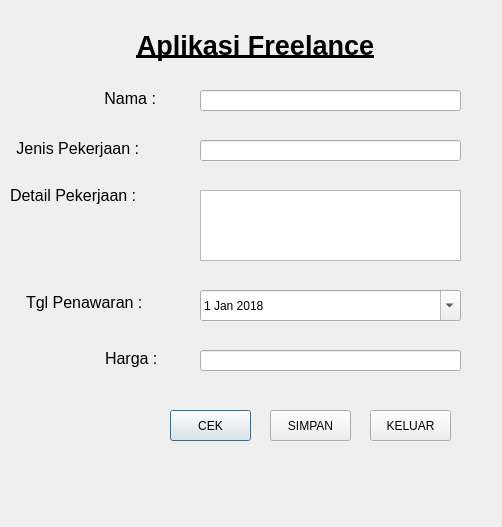
<?xml version="1.0" encoding="UTF-8"?>
<ui version="4.0">
 <class>Dialog</class>
 <widget class="QDialog" name="Dialog">
  <property name="geometry">
   <rect>
    <x>0</x>
    <y>0</y>
    <width>502</width>
    <height>527</height>
   </rect>
  </property>
  <property name="windowTitle">
   <string>Dialog</string>
  </property>
  <widget class="QLabel" name="label">
   <property name="geometry">
    <rect>
     <x>100</x>
     <y>20</y>
     <width>311</width>
     <height>51</height>
    </rect>
   </property>
   <property name="font">
    <font>
     <pointsize>20</pointsize>
     <weight>75</weight>
     <bold>true</bold>
     <underline>true</underline>
    </font>
   </property>
   <property name="text">
    <string>Aplikasi Freelance</string>
   </property>
   <property name="alignment">
    <set>Qt::AlignCenter</set>
   </property>
  </widget>
  <widget class="QLineEdit" name="lineEdit">
   <property name="geometry">
    <rect>
     <x>200</x>
     <y>90</y>
     <width>261</width>
     <height>21</height>
    </rect>
   </property>
  </widget>
  <widget class="QLabel" name="label_2">
   <property name="geometry">
    <rect>
     <x>100</x>
     <y>88</y>
     <width>71</width>
     <height>21</height>
    </rect>
   </property>
   <property name="font">
    <font>
     <pointsize>12</pointsize>
    </font>
   </property>
   <property name="text">
    <string> Nama :</string>
   </property>
  </widget>
  <widget class="QLabel" name="label_3">
   <property name="geometry">
    <rect>
     <x>12</x>
     <y>138</y>
     <width>171</width>
     <height>21</height>
    </rect>
   </property>
   <property name="font">
    <font>
     <pointsize>12</pointsize>
    </font>
   </property>
   <property name="text">
    <string> Jenis Pekerjaan :</string>
   </property>
  </widget>
  <widget class="QLineEdit" name="lineEdit_2">
   <property name="geometry">
    <rect>
     <x>200</x>
     <y>140</y>
     <width>261</width>
     <height>21</height>
    </rect>
   </property>
  </widget>
  <widget class="QTextEdit" name="textEdit">
   <property name="geometry">
    <rect>
     <x>200</x>
     <y>190</y>
     <width>261</width>
     <height>71</height>
    </rect>
   </property>
  </widget>
  <widget class="QLabel" name="label_4">
   <property name="geometry">
    <rect>
     <x>10</x>
     <y>180</y>
     <width>171</width>
     <height>31</height>
    </rect>
   </property>
   <property name="font">
    <font>
     <pointsize>12</pointsize>
    </font>
   </property>
   <property name="text">
    <string>Detail Pekerjaan :</string>
   </property>
  </widget>
  <widget class="QLabel" name="label_5">
   <property name="geometry">
    <rect>
     <x>26</x>
     <y>287</y>
     <width>151</width>
     <height>31</height>
    </rect>
   </property>
   <property name="font">
    <font>
     <pointsize>12</pointsize>
    </font>
   </property>
   <property name="text">
    <string>Tgl Penawaran :</string>
   </property>
  </widget>
  <widget class="QDateEdit" name="dateEdit">
   <property name="geometry">
    <rect>
     <x>200</x>
     <y>290</y>
     <width>261</width>
     <height>31</height>
    </rect>
   </property>
   <property name="dateTime">
    <datetime>
     <hour>0</hour>
     <minute>0</minute>
     <second>0</second>
     <year>2018</year>
     <month>1</month>
     <day>1</day>
    </datetime>
   </property>
   <property name="calendarPopup">
    <bool>true</bool>
   </property>
  </widget>
  <widget class="QLabel" name="label_6">
   <property name="geometry">
    <rect>
     <x>105</x>
     <y>343</y>
     <width>151</width>
     <height>31</height>
    </rect>
   </property>
   <property name="font">
    <font>
     <pointsize>12</pointsize>
    </font>
   </property>
   <property name="text">
    <string>Harga :</string>
   </property>
  </widget>
  <widget class="QLineEdit" name="lineEdit_3">
   <property name="geometry">
    <rect>
     <x>200</x>
     <y>350</y>
     <width>261</width>
     <height>21</height>
    </rect>
   </property>
  </widget>
  <widget class="QPushButton" name="pushButton">
   <property name="geometry">
    <rect>
     <x>170</x>
     <y>410</y>
     <width>81</width>
     <height>31</height>
    </rect>
   </property>
   <property name="text">
    <string>CEK</string>
   </property>
  </widget>
  <widget class="QPushButton" name="pushButton_2">
   <property name="geometry">
    <rect>
     <x>270</x>
     <y>410</y>
     <width>81</width>
     <height>31</height>
    </rect>
   </property>
   <property name="text">
    <string>SIMPAN</string>
   </property>
  </widget>
  <widget class="QLabel" name="label_7">
   <property name="geometry">
    <rect>
     <x>200</x>
     <y>120</y>
     <width>261</width>
     <height>16</height>
    </rect>
   </property>
   <property name="text">
    <string/>
   </property>
  </widget>
  <widget class="QLabel" name="label_8">
   <property name="geometry">
    <rect>
     <x>200</x>
     <y>170</y>
     <width>261</width>
     <height>16</height>
    </rect>
   </property>
   <property name="text">
    <string/>
   </property>
  </widget>
  <widget class="QLabel" name="label_9">
   <property name="geometry">
    <rect>
     <x>200</x>
     <y>270</y>
     <width>261</width>
     <height>16</height>
    </rect>
   </property>
   <property name="text">
    <string/>
   </property>
  </widget>
  <widget class="QLabel" name="label_10">
   <property name="geometry">
    <rect>
     <x>200</x>
     <y>330</y>
     <width>261</width>
     <height>16</height>
    </rect>
   </property>
   <property name="text">
    <string/>
   </property>
  </widget>
  <widget class="QLabel" name="label_11">
   <property name="geometry">
    <rect>
     <x>200</x>
     <y>380</y>
     <width>261</width>
     <height>16</height>
    </rect>
   </property>
   <property name="text">
    <string/>
   </property>
  </widget>
  <widget class="QLabel" name="label_12">
   <property name="geometry">
    <rect>
     <x>80</x>
     <y>460</y>
     <width>391</width>
     <height>31</height>
    </rect>
   </property>
   <property name="font">
    <font>
     <family>Bahnschrift SemiCondensed</family>
     <pointsize>15</pointsize>
    </font>
   </property>
   <property name="text">
    <string/>
   </property>
   <property name="alignment">
    <set>Qt::AlignCenter</set>
   </property>
  </widget>
  <widget class="QPushButton" name="pushButton_3">
   <property name="geometry">
    <rect>
     <x>370</x>
     <y>410</y>
     <width>81</width>
     <height>31</height>
    </rect>
   </property>
   <property name="text">
    <string>KELUAR</string>
   </property>
  </widget>
 </widget>
 <resources/>
 <connections>
  <connection>
   <sender>pushButton_3</sender>
   <signal>clicked()</signal>
   <receiver>Dialog</receiver>
   <slot>close()</slot>
   <hints>
    <hint type="sourcelabel">
     <x>400</x>
     <y>425</y>
    </hint>
    <hint type="destinationlabel">
     <x>242</x>
     <y>251</y>
    </hint>
   </hints>
  </connection>
 </connections>
</ui>
